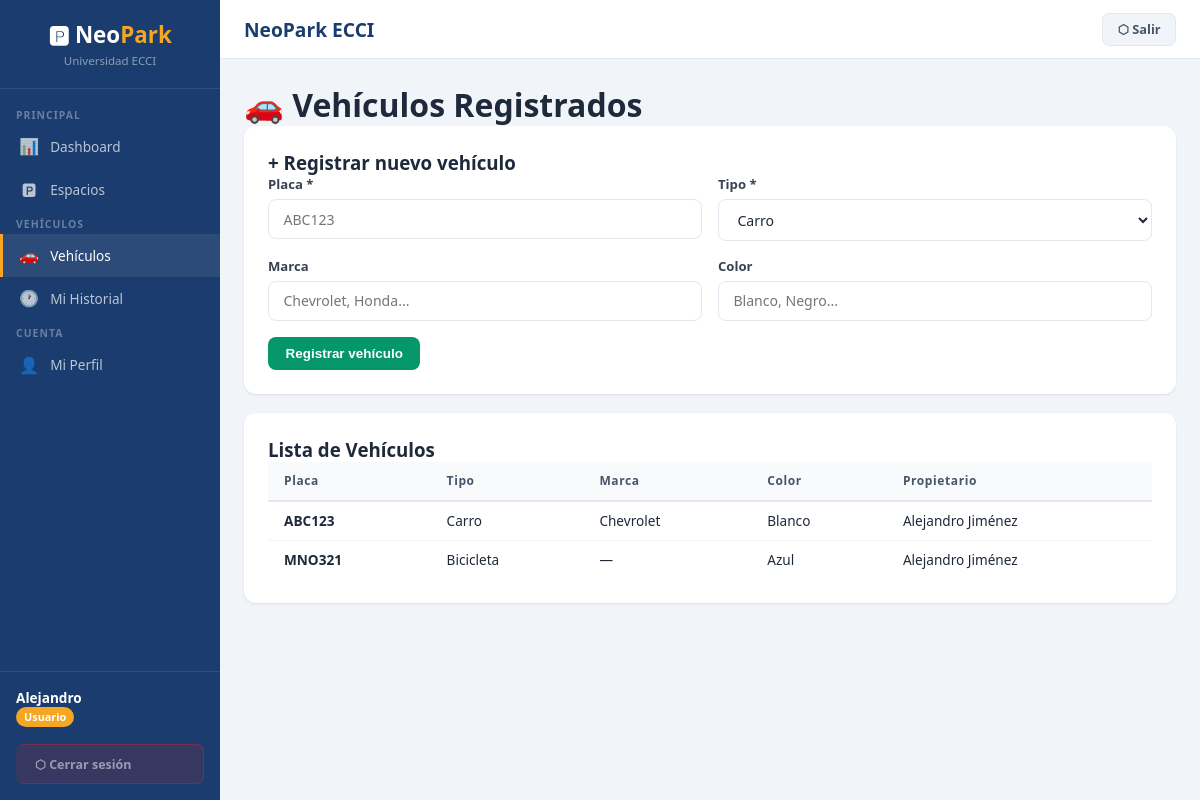
Page /vehiculos (signed in) on the committed database.
### tables this page shows
CREATE TABLE USUARIO (
            id_usuario INTEGER PRIMARY KEY AUTOINCREMENT,
            nombre TEXT NOT NULL, apellido TEXT NOT NULL,
            correo TEXT NOT NULL UNIQUE, contrasena_hash TEXT NOT NULL,
            id_rol INTEGER NOT NULL DEFAULT 3, activo INTEGER NOT NULL DEFAULT 1,
            fecha_registro TEXT NOT NULL DEFAULT (datetime('now','localtime')),
            FOREIGN KEY (id_rol) REFERENCES ROL(id_rol) ON DELETE RESTRICT);

CREATE TABLE VEHICULO (
            placa TEXT PRIMARY KEY, id_tipo INTEGER NOT NULL,
            marca TEXT, modelo TEXT, color TEXT, id_usuario INTEGER NOT NULL,
            FOREIGN KEY (id_tipo) REFERENCES TIPO_VEHICULO(id_tipo) ON DELETE RESTRICT,
            FOREIGN KEY (id_usuario) REFERENCES USUARIO(id_usuario) ON DELETE RESTRICT);

CREATE TABLE TIPO_VEHICULO (
            id_tipo INTEGER PRIMARY KEY AUTOINCREMENT,
            nombre_tipo TEXT NOT NULL UNIQUE, descripcion TEXT);

### app.py (the view, shortened to what this page needs)
@app.route('/vehiculos', methods=['GET', 'POST'])
@login_required
def vehiculos():
    db = get_db()
    q    = request.args.get('q','').strip()
    base = "SELECT v.*,tv.nombre_tipo,u.nombre||' '||u.apellido as propietario FROM VEHICULO v JOIN TIPO_VEHICULO tv ON v.id_tipo=tv.id_tipo JOIN USUARIO u ON v.id_usuario=u.id_usuario"
    if session['rol'] in ('Administrador','Operario'):
        veh = db.execute(base+(" WHERE v.placa LIKE ? OR u.nombre LIKE ? OR u.apellido LIKE ? ORDER BY v.placa" if q else " ORDER BY v.placa"),
                         ([f'%{q}%']*3 if q else [])).fetchall()
    else:
        veh = db.execute(base+" WHERE v.id_usuario=? ORDER BY v.placa", (session['user_id'],)).fetchall()
    tipos    = db.execute("SELECT * FROM TIPO_VEHICULO ORDER BY id_tipo").fetchall()
    usuarios = db.execute("SELECT id_usuario,nombre||' '||apellido as nombre FROM USUARIO WHERE activo=1").fetchall()
    db.close()
    return render_template('vehiculos.html', vehiculos=veh, tipos=tipos, usuarios=usuarios, busqueda=q)

### app.py (called while the page is built)
def get_db():
    db = sqlite3.connect(DB_PATH, check_same_thread=False)
    db.row_factory = sqlite3.Row
    db.execute("PRAGMA foreign_keys = ON")
    db.execute("PRAGMA journal_mode = WAL")   # Write-Ahead Logging: mejor concurrencia
    return db

def login_required(f):
    @wraps(f)
    def d(*a, **kw):
        if 'user_id' not in session: return redirect(url_for('login'))
        return f(*a, **kw)
    return d

### templates/vehiculos.html (shortened to what this page needs)
{% extends 'base.html' %}
{% block content %}
<div class="page-header"><h1>🚗 Vehículos Registrados</h1></div>
<div class="card">
  <h3>+ Registrar nuevo vehículo</h3>
  <form method="post">
    <div class="form-row">
      <div class="form-group">
        <label>Placa *</label>
        <input name="placa" placeholder="ABC123" required style="text-transform:uppercase">
      </div>
      <div class="form-group">
        <label>Tipo *</label>
        <select name="id_tipo" required>
          {% for t in tipos %}
          <option value="{{ t.id_tipo }}">{{ t.nombre_tipo }}</option>
          {% endfor %}
        </select>
      </div>
    </div>
    <div class="form-row">
      <div class="form-group"><label>Marca</label><input name="marca" placeholder="Chevrolet, Honda..."></div>
      <div class="form-group"><label>Color</label><input name="color" placeholder="Blanco, Negro..."></div>
    </div>
    <button class="btn btn-success" type="submit">Registrar vehículo</button>
  </form>
</div>
<div class="card">
  <h3>Lista de Vehículos</h3>
  <div class="table-wrap">
  <table>
    <thead><tr><th>Placa</th><th>Tipo</th><th>Marca</th><th>Color</th><th>Propietario</th></tr></thead>
    <tbody>
      {% for v in vehiculos %}
      <tr>
        <td><strong>{{ v.placa }}</strong></td>
        <td>{{ v.nombre_tipo }}</td>
        <td>{{ v.marca or '—' }}</td>
        <td>{{ v.color or '—' }}</td>
        <td>{{ v.propietario }}</td>
      </tr>
      {% endfor %}
    </tbody>
  </table>
  </div>
</div>
{% endblock %}

### templates/base.html (shortened to what this page needs)
<!DOCTYPE html>
<html lang="es">
<head>
</head>
<body>
{% if session.get('user_id') %}
<aside class="sidebar">
  <div class="sidebar-brand">
    <h2>🅿 Neo<span>Park</span></h2>
    <p>Universidad ECCI</p>
  </div>
  <nav>
    <div class="nav-section">Principal</div>
    <a href="{{ url_for('dashboard') }}" {% if request.endpoint=='dashboard' %}class="active"{% endif %}><span class="icon">📊</span>Dashboard</a>
    <a href="{{ url_for('espacios') }}" {% if request.endpoint=='espacios' %}class="active"{% endif %}><span class="icon">🅿</span>Espacios</a>
    <div class="nav-section">Vehículos</div>
    <a href="{{ url_for('vehiculos') }}" {% if request.endpoint=='vehiculos' %}class="active"{% endif %}><span class="icon">🚗</span>Vehículos</a>
    <a href="{{ url_for('historial') }}" {% if request.endpoint=='historial' %}class="active"{% endif %}><span class="icon">🕐</span>Mi Historial</a>
    <div class="nav-section">Cuenta</div>
    <a href="{{ url_for('perfil') }}" {% if request.endpoint=='perfil' %}class="active"{% endif %}><span class="icon">👤</span>Mi Perfil</a>
  </nav>
  <div class="sidebar-footer">
    <div class="user-info">
      <strong>{{ session.nombre }}</strong>
      <span class="badge-rol">{{ session.rol }}</span>
    </div>
    {% if session.rol == 'Administrador' %}
    <a href="{{ url_for('logout') }}" class="btn-logout btn-logout-admin"
       onclick="return confirm('¿Cerrar sesión como Administrador?')">
      🔐 Cerrar sesión (Admin)
    </a>
    {% else %}
    <a href="{{ url_for('logout') }}" class="btn-logout">⬡ Cerrar sesión</a>
    {% endif %}
  </div>
</aside>
{% endif %}
<main class="main">
  <div class="topbar">
    <h1>{% block page_title %}NeoPark ECCI{% endblock %}</h1>
    <div style="display:flex;align-items:center;gap:1rem">
      {% if session.get('user_id') %}
      <a href="{{ url_for('logout') }}"
         style="padding:.4rem .9rem;border-radius:7px;font-size:.8rem;font-weight:700;text-decoration:none;border:1px solid;white-space:nowrap;transition:all .2s;{% if session.rol == 'Administrador' %}background:#fffbeb;border-color:#f59e0b;color:#92400e;{% else %}background:#f1f5f9;border-color:#e2e8f0;color:#475569;{% endif %}"
         onclick="return confirm('¿Desea cerrar sesión?')">
        {% if session.rol == 'Administrador' %}🔐 Salir (Admin){% else %}⬡ Salir{% endif %}
      </a>
      {% endif %}
    </div>
  </div>
  <div class="content">
    {% block content %}{% endblock %}
  </div>
</main>
</body>
</html>

### templates/base.html (style rules this page uses)
:root { --azul:#1a3c6e;--dorado:#f5a623;--gris:#f1f5f9;--texto:#1e293b;--verde:#059669;--rojo:#dc2626;--naranja:#ea580c;--sidebar:220px }
* { box-sizing:border-box;margin:0;padding:0 }
body { font-family:'Segoe UI',system-ui,sans-serif;background:var(--gris);color:var(--texto);display:flex;min-height:100vh }
.sidebar { width:var(--sidebar);background:var(--azul);min-height:100vh;position:fixed;top:0;left:0;display:flex;flex-direction:column;z-index:100 }
.sidebar-brand { padding:1.2rem 1rem;border-bottom:1px solid rgba(255,255,255,.1);text-align:center }
.sidebar-brand h2 { color:#fff;font-size:1.4rem;font-weight:800 }
.sidebar-brand h2 span { color:var(--dorado) }
.sidebar-brand p { color:rgba(255,255,255,.5);font-size:.72rem;margin-top:.2rem }
.sidebar nav { flex:1;padding:.8rem 0 }
.nav-section { padding:.4rem 1rem .2rem;font-size:.65rem;font-weight:700;text-transform:uppercase;letter-spacing:.1em;color:rgba(255,255,255,.35) }
.sidebar a { display:flex;align-items:center;gap:.7rem;padding:.65rem 1rem;color:rgba(255,255,255,.7);text-decoration:none;font-size:.85rem;transition:all .15s;border-left:3px solid transparent }
.sidebar a:hover,.sidebar a.active { color:#fff;background:rgba(255,255,255,.08);border-left-color:var(--dorado) }
.sidebar a .icon { font-size:1rem;width:20px;text-align:center }
.sidebar-footer { padding:1rem;border-top:1px solid rgba(255,255,255,.1) }
.sidebar-footer .user-info { color:rgba(255,255,255,.6);font-size:.78rem;margin-bottom:.6rem }
.sidebar-footer .user-info strong { display:block;color:#fff;font-size:.85rem }
.sidebar-footer .badge-rol { display:inline-block;padding:.15rem .5rem;border-radius:99px;font-size:.68rem;font-weight:700;background:var(--dorado);color:#fff;margin-bottom:.5rem }
.sidebar-footer a { color:rgba(255,255,255,.5);font-size:.78rem;text-decoration:none }
.btn-logout { display:block;width:100%;padding:.55rem;background:rgba(220,38,38,.15);border:1px solid rgba(220,38,38,.4);border-radius:8px;color:#fca5a5;font-size:.82rem;font-weight:700;text-align:center;text-decoration:none;transition:all .2s;margin-top:.4rem }
.main { margin-left:var(--sidebar);flex:1;display:flex;flex-direction:column;min-height:100vh }
.topbar { background:#fff;border-bottom:1px solid #e2e8f0;padding:.8rem 1.5rem;display:flex;align-items:center;justify-content:space-between }
.topbar h1 { font-size:1.2rem;font-weight:700;color:var(--azul) }
.content { padding:1.5rem;flex:1 }
.card { background:#fff;border-radius:12px;box-shadow:0 1px 3px rgba(0,0,0,.06),0 1px 2px rgba(0,0,0,.04);padding:1.5rem;margin-bottom:1.2rem }
.table-wrap { overflow-x:auto }
table { width:100%;border-collapse:collapse;font-size:.85rem }
th { background:#f8fafc;color:#475569;padding:.65rem 1rem;text-align:left;font-weight:700;font-size:.75rem;letter-spacing:.05em;border-bottom:2px solid #e2e8f0 }
td { padding:.6rem 1rem;border-bottom:1px solid #f1f5f9;color:var(--texto) }
tr:last-child td { border-bottom:none }
.form-group { margin-bottom:1rem }
label { font-size:.82rem;font-weight:600;color:#374151;display:block;margin-bottom:.35rem }
input,select,textarea { width:100%;padding:.6rem .9rem;border:1.5px solid #e2e8f0;border-radius:8px;font-size:.88rem;font-family:inherit;color:var(--texto);transition:border .15s,box-shadow .15s;background:#fff }
.form-row { display:grid;grid-template-columns:1fr 1fr;gap:1rem }
.btn { padding:.55rem 1.1rem;border:none;border-radius:8px;cursor:pointer;font-size:.84rem;font-weight:600;transition:all .15s;text-decoration:none;display:inline-flex;align-items:center;gap:.4rem;white-space:nowrap }
.btn-success { background:var(--verde);color:#fff }

### rows in the picture
USUARIO: nombre "Alejandro"
VEHICULO: placa "ABC123", nombre_tipo "Carro", marca "Chevrolet", color "Blanco", propietario "Alejandro Jiménez"
VEHICULO: placa "MNO321", nombre_tipo "Bicicleta", marca "—", color "Azul", propietario "Alejandro Jiménez"

### other values in the picture
{{ session.rol }} "Usuario"
form field id_tipo "Carro"
